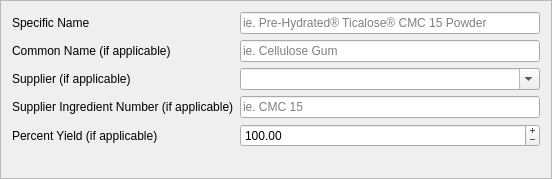
          <widget class="QFrame" name="generalFrame1">
           <property name="sizePolicy">
            <sizepolicy hsizetype="Expanding" vsizetype="Expanding">
             <horstretch>0</horstretch>
             <verstretch>0</verstretch>
            </sizepolicy>
           </property>
           <property name="autoFillBackground">
            <bool>true</bool>
           </property>
           <property name="frameShape">
            <enum>QFrame::StyledPanel</enum>
           </property>
           <property name="frameShadow">
            <enum>QFrame::Sunken</enum>
           </property>
           <layout class="QFormLayout" name="formLayout">
            <property name="formAlignment">
             <set>Qt::AlignCenter</set>
            </property>
            <item row="1" column="0">
             <widget class="QLabel" name="ingredientNameLabel">
              <property name="text">
               <string>Specific Name</string>
              </property>
             </widget>
            </item>
            <item row="1" column="1">
             <widget class="QLineEdit" name="ingredientNameLineEdit">
              <property name="minimumSize">
               <size>
                <width>300</width>
                <height>0</height>
               </size>
              </property>
              <property name="placeholderText">
               <string notr="true">ie. Pre-Hydrated® Ticalose® CMC 15 Powder</string>
              </property>
             </widget>
            </item>
            <item row="2" column="0">
             <widget class="QLabel" name="commonNameLabel">
              <property name="text">
               <string>Common Name (if applicable)</string>
              </property>
             </widget>
            </item>
            <item row="2" column="1">
             <widget class="QLineEdit" name="commonNameLineEdit">
              <property name="minimumSize">
               <size>
                <width>300</width>
                <height>0</height>
               </size>
              </property>
              <property name="placeholderText">
               <string>ie. Cellulose Gum</string>
              </property>
             </widget>
            </item>
            <item row="3" column="0">
             <widget class="QLabel" name="supplierLabel_2">
              <property name="text">
               <string>Supplier (if applicable)</string>
              </property>
             </widget>
            </item>
            <item row="3" column="1">
             <widget class="QComboBox" name="supplierComboBox">
              <property name="minimumSize">
               <size>
                <width>200</width>
                <height>0</height>
               </size>
              </property>
              <property name="editable">
               <bool>true</bool>
              </property>
              <property name="currentText">
               <string notr="true" extracomment="Optional"/>
              </property>
             </widget>
            </item>
            <item row="4" column="0">
             <widget class="QLabel" name="supplierIngIDLabel">
              <property name="text">
               <string>Supplier Ingredient Number (if applicable)</string>
              </property>
             </widget>
            </item>
            <item row="4" column="1">
             <widget class="QLineEdit" name="supplierIngredientNumberLineEdit">
              <property name="minimumSize">
               <size>
                <width>200</width>
                <height>0</height>
               </size>
              </property>
              <property name="placeholderText">
               <string notr="true">ie. CMC 15</string>
              </property>
             </widget>
            </item>
            <item row="5" column="0">
             <widget class="QLabel" name="percentYieldIfApplicableLabel">
              <property name="text">
               <string>Percent Yield (if applicable)</string>
              </property>
             </widget>
            </item>
            <item row="5" column="1">
             <widget class="QDoubleSpinBox" name="percentYieldDoubleSpinBox">
              <property name="buttonSymbols">
               <enum>QAbstractSpinBox::PlusMinus</enum>
              </property>
              <property name="maximum">
               <double>1000.000000000000000</double>
              </property>
              <property name="singleStep">
               <double>10.000000000000000</double>
              </property>
              <property name="value">
               <double>100.000000000000000</double>
              </property>
             </widget>
            </item>
            <item row="6" column="0">
             <widget class="QLabel" name="supplierLabel">
              <property name="text">
               <string/>
              </property>
             </widget>
            </item>
           </layout>
          </widget>
